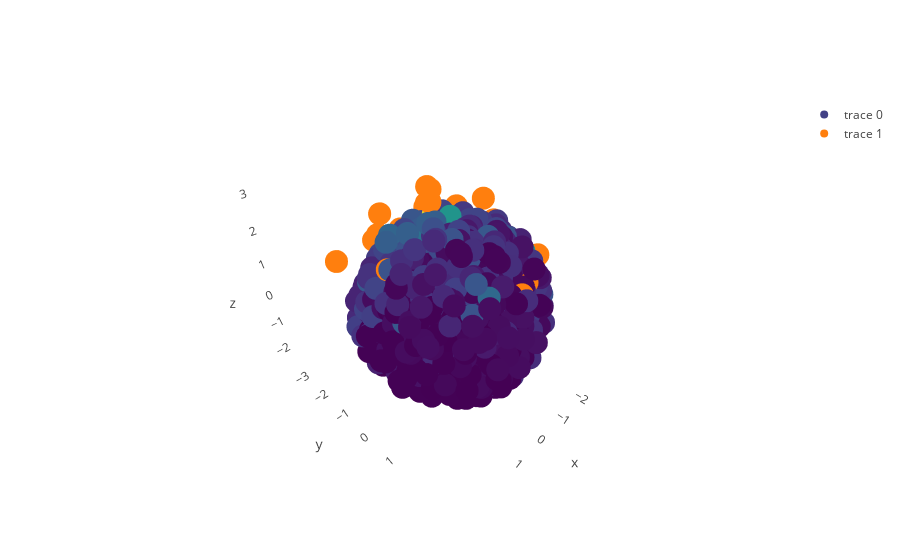

Notebook cell for this chart:
### Markdown cell above
### PCA optimization

This approach is based on the observation that similar vectors of theta are correlated linearly. This implies that vectors close to an optimum combination of values should cluster together in PCA space. See Figure bellow. 

We estimate the kernel density estimation in feature space of vectors with high probability to sample from. Parameter vectors are recovered using the function `PCA.inverse transformation`. This should introduce some variation that might bring us closer to an optimum parameter set. The plot bellow includes inverse transformed obsevations in orange. 

The algorithm proposed performs runs of dimensionality reduction, selection of higher probability and sampling from the inferred space to create new parameter vector data sets.

KDE sampling is not optimal and neither is the inverse transform. Sampled vectors are retained if they are higher then the previous run's average minus standard deviation. Values higher than one are also removed, as they are the result of negative theta values from inverse transformation.

### Code cell
from sklearn.preprocessing import scale
from structure_tools.Coalesce_plots import theta_PCAms_plot 

data_combs= [x for x in probs_keys]
data_combs= np.array(data_combs)


N_samp= 50

Figure, new_data, feats_combs, pca_feat, Z_chose= theta_PCAms_plot(data_combs,Z,N_samp= 50,n_comp= 4)

iplot(Figure)

### Figure 1 — Plotly figure (JSON) as saved in the notebook; plotly's stock layout.template omitted (floating-point values rounded to 4 significant figures; data arrays with more than 128 entries replaced by an {"elided": "..."} marker saying what was removed)
{"data": [{"marker": {"color": {"elided": "2000 float values"}, "colorscale": "Viridis"}, "mode": "markers", "type": "scatter3d", "uid": "e70e94f4-3bfe-4e8f-aca1-5a9faea28e88", "x": {"elided": "2000 float values"}, "y": {"elided": "2000 float values"}, "z": {"elided": "2000 float values"}}, {"mode": "markers", "type": "scatter3d", "uid": "4a6828a3-e1f0-4967-b556-72e649fbc5af", "x": [-1.964, -1.227, 0.049, -1.311, -1.028, -1.312, -0.5251, -1.502, -0.6318, -0.1201, -1.371, -0.6594, 0.1535, -0.6485, 0.2686, -0.7077, -1.724, -1.963, -1.879, -1.299, -0.3272, 0.2669, -1.364, -1.746, -1.627, -1.648, -0.1477, 0.05268, -0.7417, -0.6246, 0.215, -1.579, -0.06794, -0.6426, 1.088, 0.4234, 0.487, -1.81, 0.106, -0.4599, 1.627, -0.2347, -1.627, -1.589, -1.296, -0.7033, -0.351, -0.2146, -2.2, -1.002], "y": [-1.863, -2.2, -1.133, -2.31, 1.593, -2.649, 1.813, 0.5973, -0.3326, -2.152, -0.6578, -1.785, -0.08836, -0.7591, 0.2794, -2.811, -1.241, -0.3173, 1.279, 1.184, -1.005, -2.485, -2.407, -1.499, -0.2381, -0.457, -3.205, -0.5825, 1.257, -0.3646, -0.8735, -1.354, -2.052, -1.336, -3.692, -2.038, -2.565, -0.1843, -0.9434, -1.379, -0.5761, -1.034, -1.288, -2.561, -1.035, -1.682, -1.147, -1.512, -0.1498, -2.547], "z": [0.3945, 1.872, -2.204, 0.8797, 1.029, 0.1721, 1.019, 0.02256, 0.4557, -0.9833, 1.085, 0.8717, 0.3892, 1.417, -0.8418, 1.007, 0.4304, 0.31, 1.337, -0.1421, 1.74, 1.949, 1.638, 1.85, 1.76, 2.442, 0.8796, -1.073, 0.8735, 1.67, 0.6273, 0.8766, 1.338, 0.9646, 0.2578, 0.7767, 1.187, 1.847, -1.287, 2.846, 1.625, 2.601, 0.3525, 0.8779, 0.08976, -0.001376, 2.872, 1.837, 0.3641, 0.4882]}], "layout": {"scene": {"xaxis": {"backgroundcolor": "rgb(72,61,139)", "gridcolor": "rgb(255, 255, 255)", "showbackground": false, "showgrid": false, "zerolinecolor": "rgb(255, 255, 255)"}, "yaxis": {"backgroundcolor": "rgb(72,61,139)", "gridcolor": "rgb(255, 255, 255)", "nticks": 0, "showbackground": false, "showgrid": false, "zerolinecolor": "rgb(255, 255, 255)"}, "zaxis": {"backgroundcolor": "rgb(72,61,139)", "gridcolor": "rgb(255, 255, 255)", "showbackground": false, "showgrid": false, "zerolinecolor": "rgb(255, 255, 255)"}}}}
